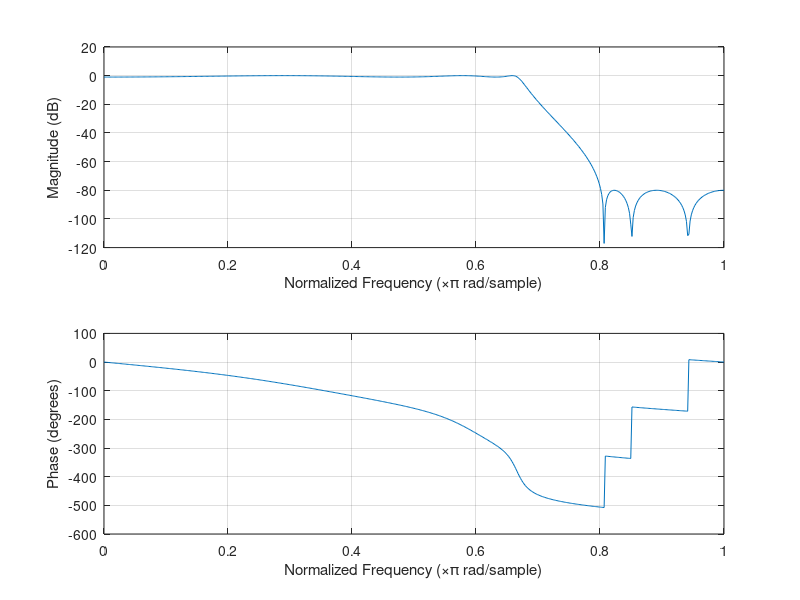

The MATLAB script that drew this image:
%part4
clc;
close all;
b = load('IIR.mat');
c=  struct2cell(b);
d = cell2mat(c);
b1=d(1,:);
b2=d(2,:);
b3=d(3,:);
a1=d(4,:);
a2=d(5,:);
a3=d(6,:);
bt1=conv(b1,b2);
bt=conv(bt1,b3);
at1=conv(a1,a2);
at=conv(at1,a3);
freqz(0.0781*bt,at);
Ifilter=freqz(0.0781*bt,at);

